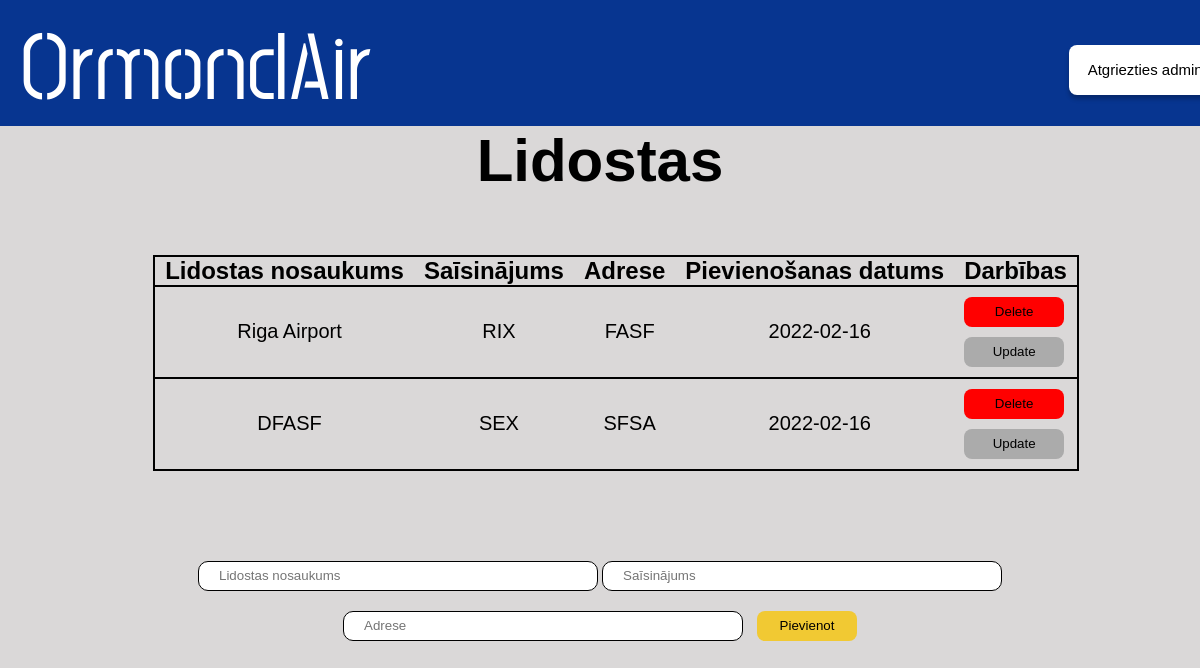
The app's page /admin/lidostas, older data.
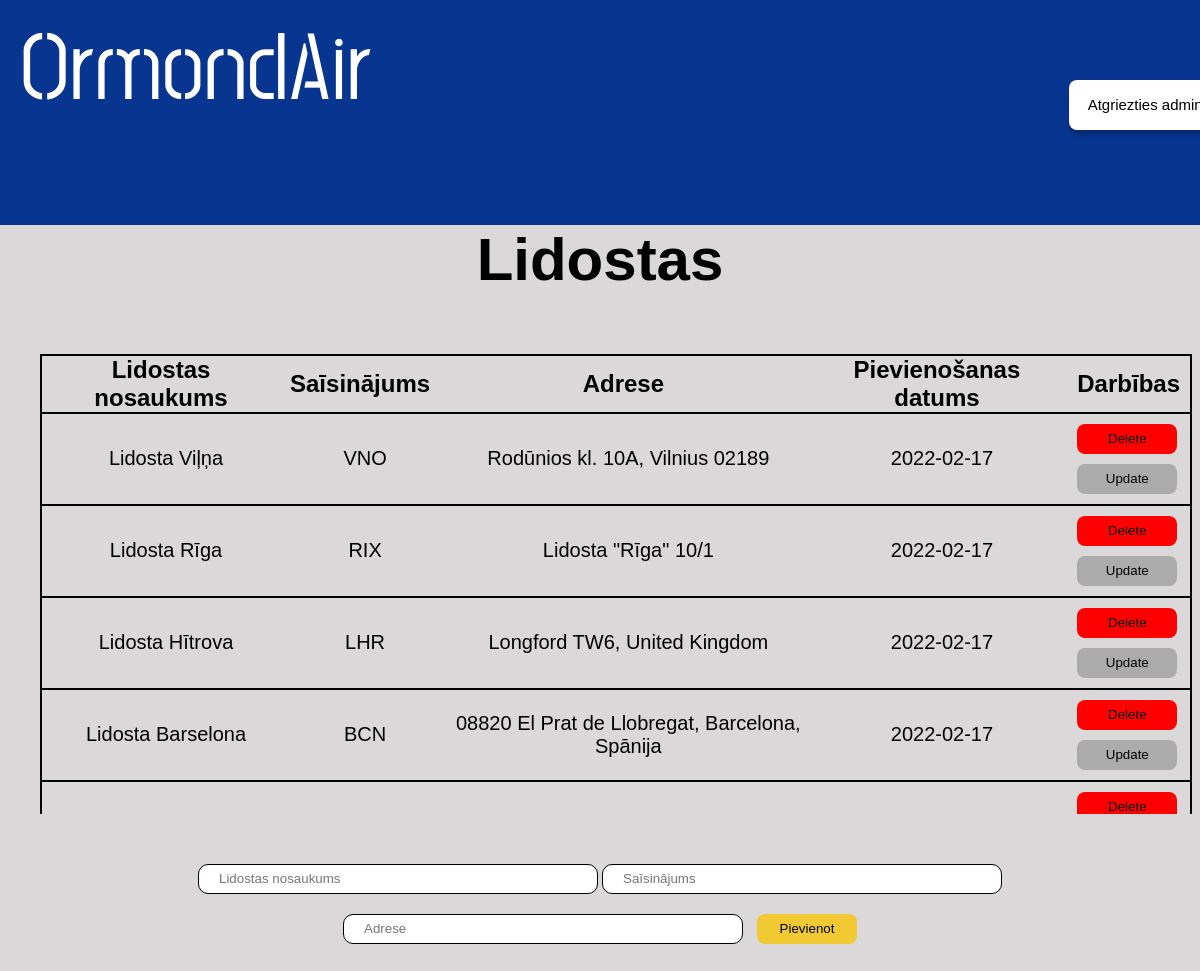
The same page, newer data.
### main.py (models this page shows, shortened)
class Lidosta(db.Model):
    id = db.Column(db.Integer, primary_key=True)
    content = db.Column(db.String(200), nullable=False)
    saisinajums = db.Column(db.String(3), nullable=False)
    adrese = db.Column(db.String(200), nullable=False)
    date_created = db.Column(db.DateTime, default=datetime.utcnow)

### main.py (the view)
@app.route('/admin/lidostas', methods=['POST', 'GET'])
def lidostas():
  if request.method == 'POST':
    new_airport = Lidosta(content=request.form['content'],saisinajums = request.form['saisinajums'], adrese=request.form['adrese'])
    try:
      db.session.add(new_airport)
      db.session.commit()
      return redirect('/admin/lidostas')
    except:
      return "Draugi nav labi!"
  else:
    tasks = Lidosta.query.order_by(Lidosta.date_created).all()
    return render_template('adminlidostas.html', tasks=tasks)

### templates/adminlidostas.html (shortened to what this page needs)
<!DOCTYPE html>
<html lang="en">
  <head>
    <link href="/static/css/stylesheet.css" rel="stylesheet" />
  </head>
  <body>
    <div class="augsejaisBaneris">
      <a href="/"><h1 class="homePage">OrmondAir</h1></a>
      <a href="/admin"><button id="atgriezties_admin">Atgriezties admin</button></a>
    </div>
    <div class="apaksejaisBaneris">
      <h1 id="virsraksts">Lidostas</h1>
      {% if tasks|length < 1 %}
      <h4 id="apaksraksts">Nav pievienota neviena lidosta! </h4>
      {% else %}
      <div class="tabulaBox">
        <table class="tabula">
          <tr class="tabula">
            <th class="teksts">Lidostas nosaukums</th>
            <th class="teksts">Saīsinājums</th>
            <th class="teksts">Adrese</th>
            <th class="teksts">Pievienošanas datums</th>
            <th class="teksts">Darbības</th>
          </tr>
          {% for task in tasks %}
            <tr class="tabula">
              <td class="dbteksts">{{ task.content }}</td>
              <td class="dbteksts">{{ task.saisinajums }}</td>
              <td class="dbteksts">{{ task.adrese }}</td>
              <td class="dbteksts">{{ task.date_created.date() }}</td>
              <td>
                <a href="/delete/{{task.id}}"><button id=dzest>Delete</button></a>
                <br>
                <a href="/update/{{task.id}}"><button id=labot>Update</button></a>
              </td>
            </tr>
          {% endfor %}
        </table>
      </div>
      {% endif %}
      <form action="/admin/lidostas" method="POST" id="form">
        <input class="input" type="text" name="content" id="content" maxlength="50" placeholder="Lidostas nosaukums" required>
        <input class="input" type="text" name="saisinajums" id="saisinajums" maxlength="3" placeholder="Saīsinājums" required>
        <input class="input" type="text" name="adrese" id="adrese" maxlength="50"placeholder="Adrese" required>
        <input type="submit" value="Pievienot" id="pievienot">
      </form>
    </div>
  </body>
</html>

Row changes from the older to the newer data that the page shows:
removed Lidosta: content "Riga Airport", saisinajums "RIX", adrese "FASF", date_created "2022-02-16"
removed Lidosta: content "DFASF", saisinajums "SEX", adrese "SFSA", date_created "2022-02-16"
added Lidosta: content "Lidosta Viļņa", saisinajums "VNO", adrese "Rodūnios kl. 10A, Vilnius 02189", date_created "2022-02-17"
added Lidosta: content "Lidosta Rīga", saisinajums "RIX", adrese "Lidosta \"Rīga\" 10/1", date_created "2022-02-17"
added Lidosta: content "Lidosta Hītrova", saisinajums "LHR", adrese "Longford TW6, United Kingdom", date_created "2022-02-17"
added Lidosta: content "Lidosta Barselona", saisinajums "BCN", adrese "08820 El Prat de Llobregat, Barcelona, Spānija", date_created "2022-02-17"
